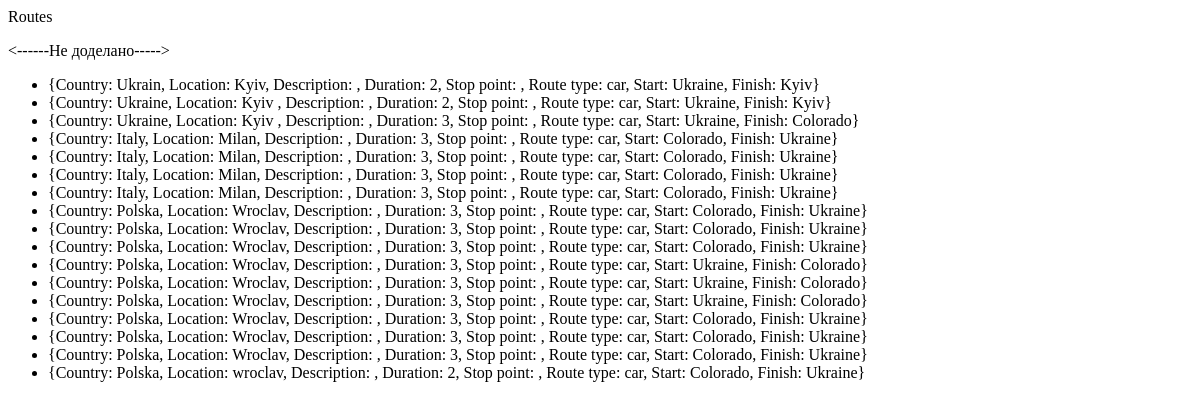
The page /app/car on the database as committed earlier.
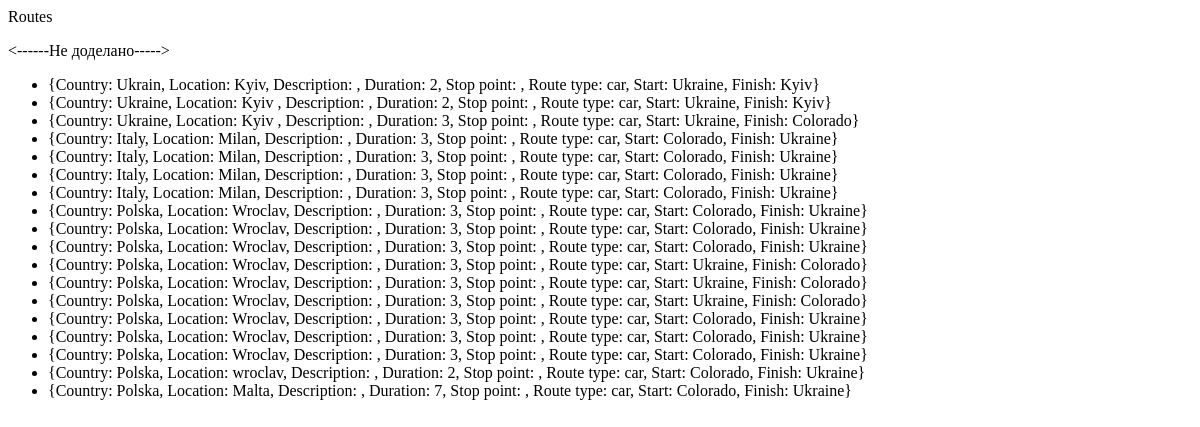
The same page on the database as committed later.
### app/models.py (models this page shows)
class Route(models.Model):
    class RouteType(models.TextChoices):
        car = 'car', gettext_lazy('car')
        foot = 'foot', gettext_lazy('foot')
        bicycle = 'bicycle', gettext_lazy('bicycle')
    start_point = models.IntegerField()
    stopping_point = models.CharField(max_length=50)
    destination = models.IntegerField()
    country = models.CharField(max_length=50)
    location = models.CharField(max_length=120)
    description = models.TextField()
    route_type = models.CharField(max_length=10, choices=RouteType.choices, default=RouteType.foot,
                                  validators=[validate_route_type])
    duration = models.IntegerField()

### app/views.py (the view)
# urls.py: path('', views.route_filter, name='all_route'),
def route_filter(request, route_type=None, country=None, location=None):
    cursor = connection.cursor()
    query_filter = []
    if route_type is not None:
        query_filter.append(f"route_type='{route_type}'")
    if country is not None:
        query_filter.append(f"country='{country}'")
    if location is not None:
        query_filter.append(f"location='{location}'")
    filter_string = ' and '.join(query_filter)
    join_start = """ SELECT
    app_route.country,
    app_route.location,
    app_route.description,
    app_route.duration,
    app_route.stopping_point,
    app_route.route_type,
    start.name,
    finish.name
    FROM app_route
    JOIN app_places as start on
    start.id = app_route.start_point

    JOIN app_places as finish on
    finish.id = app_route.destination
    WHERE """ + filter_string
    cursor.execute(join_start)
    result = cursor.fetchall()
    dict_result = [{'country': i[0],
                    'location': i[1],
                    'description': i[2],
                    'duration': i[3],
                    'stop_point': i[4],
                    'route_type': i[5],
                    'start': i[6],
                    'finish': i[7]} for i in result]
    return render(request, 'filter_route.html', {'result': dict_result})

### templates/filter_route.html (shortened to what this page needs)
<!DOCTYPE html>
<html lang="en">
<head>
</head>
<body>
{% block title %}Routes{% endblock %}
    <p><------Не доделано-----></p>
    {% block content %}
        <ul>
            {% for itm in result %}
            <li>
                {Country: {{ itm.country }}, Location: {{ itm.location }},
                Description: {{ itm.descriprtion }}, Duration: {{ itm.duration }},
                Stop point: {{ itm.stopping_point }}, Route type: {{ itm.route_type }},
                Start: {{ itm.start }}, Finish: {{ itm.finish }}}
            </li>
            {% endfor %}
        </ul>
    {% endblock %}
</body>
</html>

Rows that differ between the two databases and show on the page:
added Route: country "Polska", location "Malta", duration "7", route_type "car", start "Colorado", finish "Ukraine"
